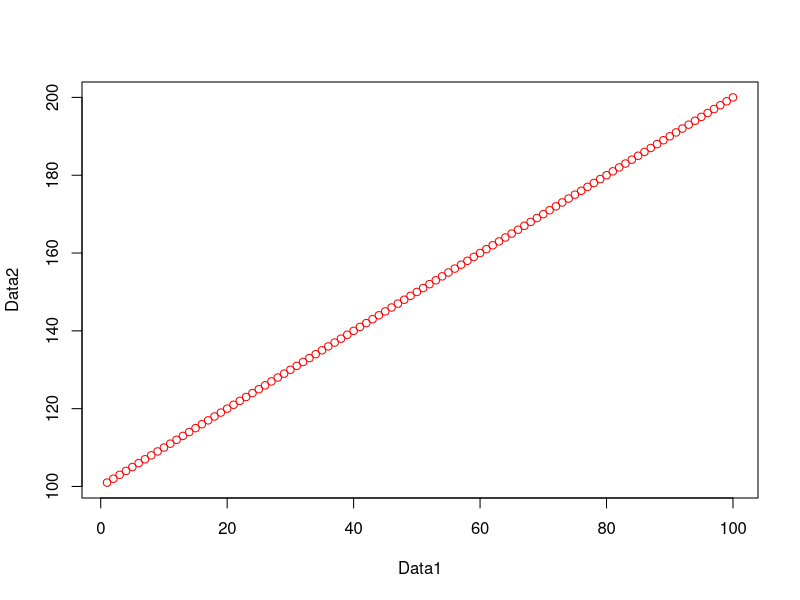
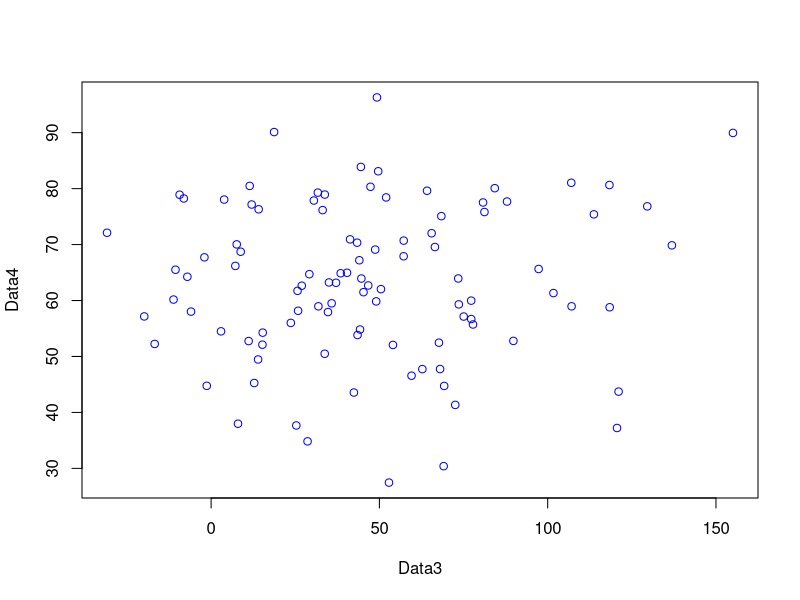
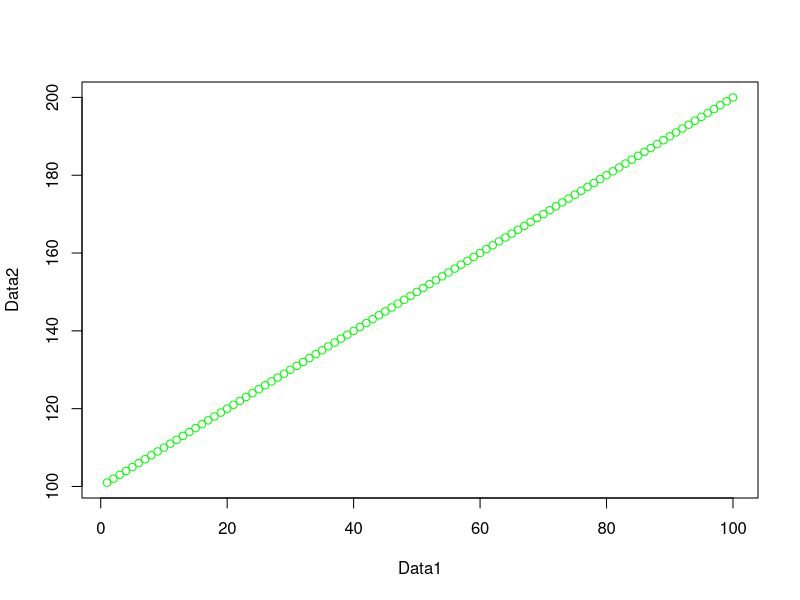

Source code (R) for these figures, in order:
## ---- chunk 1
knitr::opts_chunk$set(echo = TRUE)
## ---- chunk 2
getwd()
## ---- chunk 3
A <- 1
B <- 2
C <- A+B
C
## ---- chunk 4
ls()       # 列出当前所有对象
rm(A)      # 删除 A
ls()       # 再看一次，A 没了
## ---- chunk 5
# 创建两个向量：1 到 100，101 到 200；c() 表示合并
Data1 <- c(1:100)
Data2 <- c(101:200)
# 画散点图，点为红色
plot(Data1, Data2, col = "red")
## ---- chunk 6
# 生成 100 个正态分布的随机数
Data3 <- rnorm(100, mean = 53, sd = 34)
Data4 <- rnorm(100, mean = 64, sd = 14)
plot(Data3, Data4, col = "blue")
## ---- chunk 7
df <- data.frame(Data1, Data2)
plot(df, col = "green")
## ---- chunk 8
library(tidyverse)
df %>% head()   # 前 6 行
df %>% tail()   # 后 6 行
## ---- chunk 9
library(tidyverse)
df %>% head()   # 前 6 行
df %>% tail()   # 后 6 行
## ---- chunk 10
df <- df %>%
  dplyr::rename(column1 = Data1, column2 = Data2)

df %>% dplyr::select(column1)   # dplyr 写法
df$column1                      # $ 写法
df[["column1"]]                 # [[ ]] 写法
